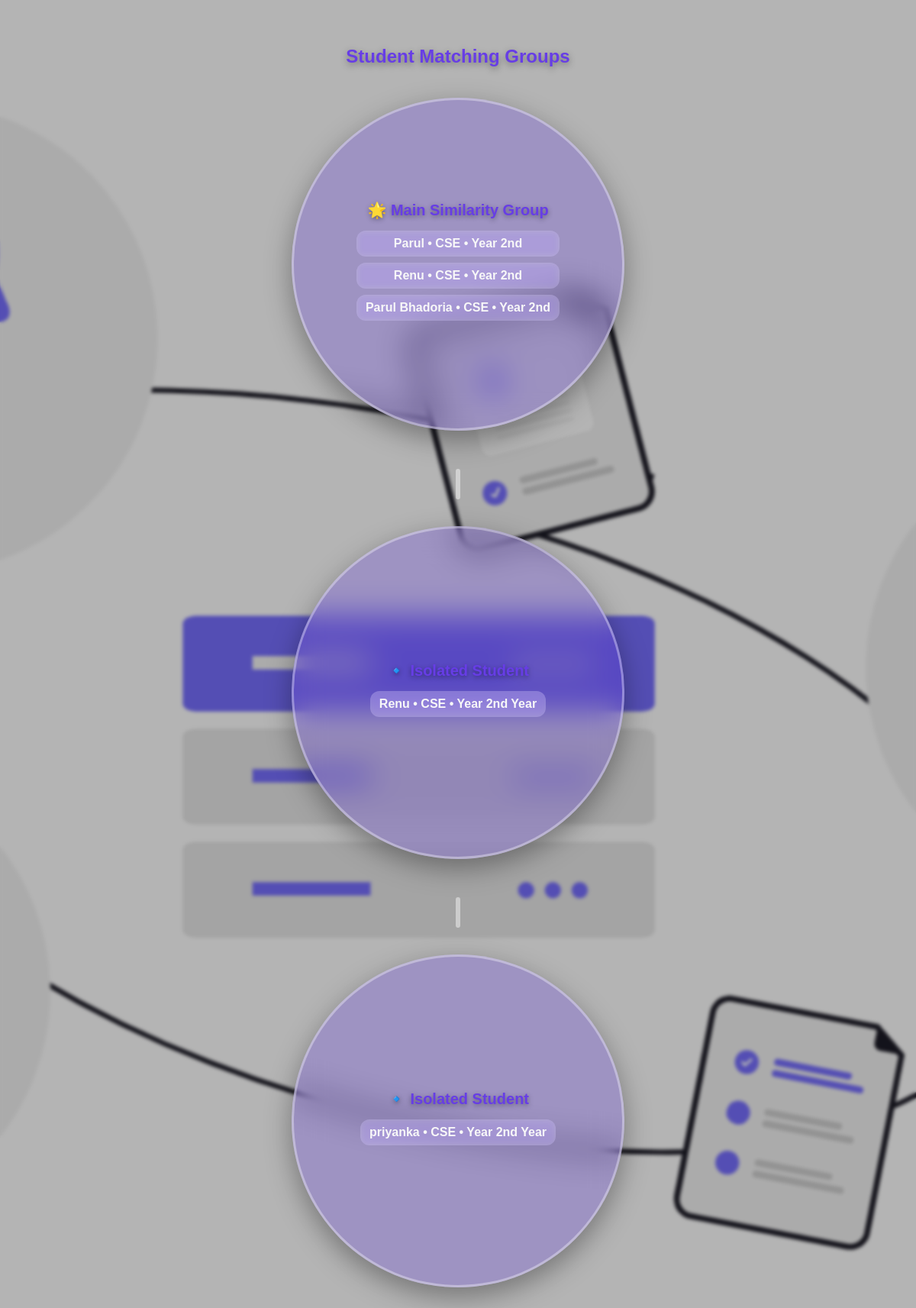
Page /matching/clusters/ (signed in) on the earlier database version.
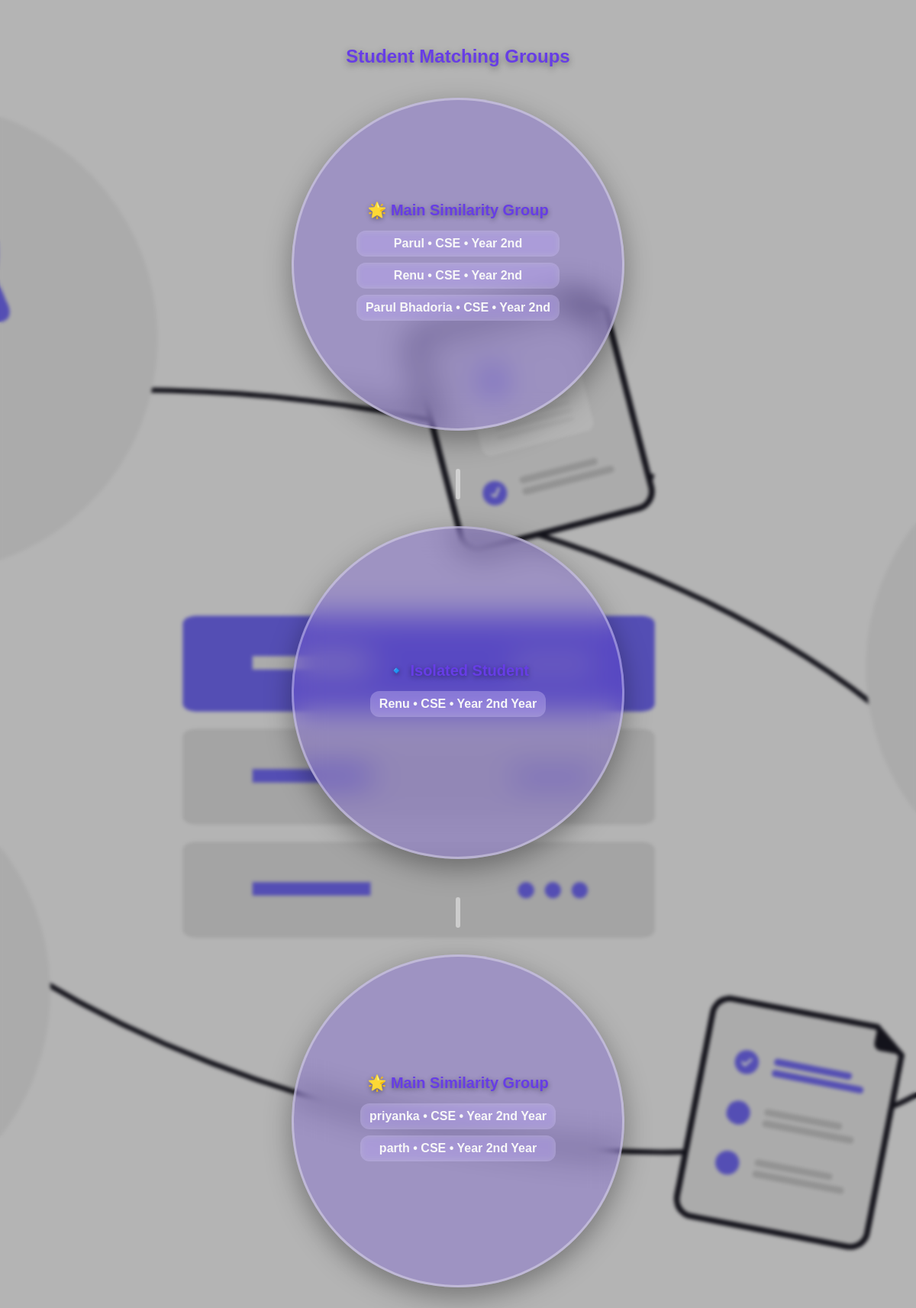
Same page on the later database version.
### accounts/models.py (models this page shows, shortened)
class Profile(models.Model):
    user = models.OneToOneField(User, on_delete=models.CASCADE)
    name = models.CharField(max_length=100)
    skills = models.TextField()
    interests = models.TextField()
    year = models.CharField(max_length=20)
    branch = models.CharField(max_length=50)
    gender = models.CharField(max_length=20)
    contact_number = models.CharField(max_length=15, blank=True, null=True)
    def skills_list(self):
        return [s.strip() for s in self.skills.split(",") if s.strip()]
    def interest_list(self):
        return [i.strip() for i in self.interests.split(",") if i.strip()]

### matching/views.py (the view)
# urls.py: path('clusters/', views.show_clusters, name='matching_clusters'),
@login_required
def show_clusters(request):
    students = get_student_data()
    g = build_graph(students)
    clusters_ids = cluster_students(g)
    student_dict = {s["id"]: s for s in students}
    clusters = {cid: [student_dict[i] for i in ids] for cid, ids in clusters_ids.items()}
    return render(request, "matching/clusters.html", {"clusters": clusters})

### matching/context_processors.py (called while the page is built)
def invite_count(request):
    if request.user.is_authenticated:
        return {
            "invite_count": Invitation.objects.filter(
                receiver=request.user,
                status="pending"
            ).count()
        }
    return {"invite_count": 0}

### matching/logic.py (called while the page is built)
def get_student_data():
    students = []
    for profile in Profile.objects.all():
        students.append({
            "id": profile.id,
            "name": profile.name,
            "skills": profile.skills_list(),       # convert comma-separated to list
            "interests": profile.interest_list(),
            "year": profile.year,
            "branch": profile.branch,
            "gender": profile.gender,
            "user_id": profile.user.id,
        })
    return students

def similarity(student1, student2):
    skill_match = len(set(student1['skills']) & set(student2['skills']))
    interest_match = len(set(student1['interests']) & set(student2['interests']))
    return skill_match + interest_match  # simple sum, can weight if needed

def find(parent, x):
    if parent[x] != x:
        parent[x] = find(parent, parent[x])
    return parent[x]

### matching/templates/matching/clusters.html (shortened to what this page needs)
{% load static %}
<!DOCTYPE html>
<html>
  <head>
  </head>
  <body>
    {% block content %}
    <h2>Student Matching Groups</h2>
    {% if clusters %}
      {% for cluster_id, members in clusters.items %}
        <div class="cluster-card">
          <div class="cluster-title">
            {% if members|length > 1 %}
              🌟 Main Similarity Group
            {% else %}
              🔹 Isolated Student
            {% endif %}
          </div>
          <ul>
            {% for student in members %}
              <li>
                {{ student.name }} • {{ student.branch }} • Year {{ student.year }}
              </li>
            {% endfor %}
          </ul>
        </div>
        {% if not forloop.last %}
          <div class="line"></div>
        {% endif %}
      {% endfor %}
    {% else %}
      <p style="color:white; text-align:center; font-size:20px;">
        No clusters available.
      </p>
    {% endif %}
    {% endblock %}
  </body>
</html>

Differences in the rows shown:
added Profile: name "parth", branch "CSE", year "2nd Year"
Other differences:
list line gone: "🔹 Isolated Student"
new list line: "🌟 Main Similarity Group • • Year"
